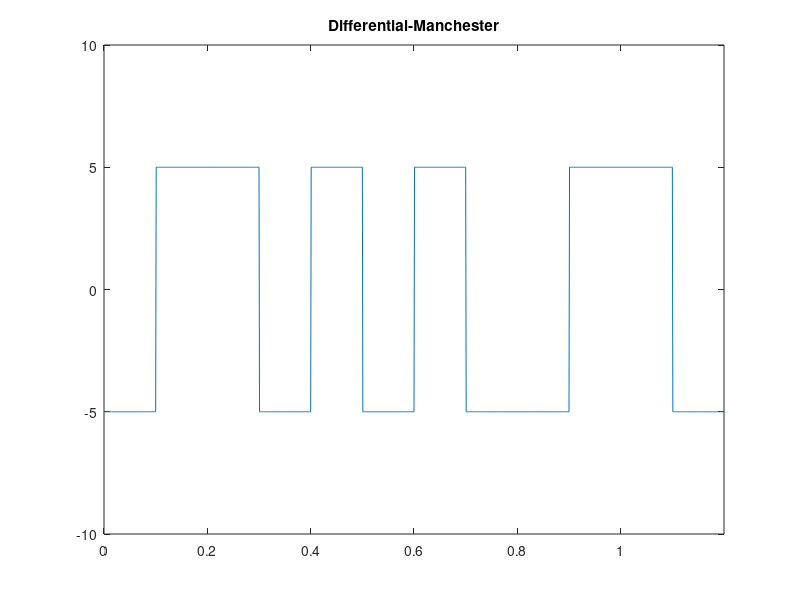

Write the MATLAB code that produced this figure.
clear;

bits = [0,1,0,0,1,1];

prompt = 'What is the voltage? ';
voltage = input(prompt);

prompt = 'What is the bit_rate? ';
bit_rate = input(prompt);

sign = 1;
tmp=voltage;
in = 1;
voltage = sign*voltage;

for i = 1:length(bits)
    if(bits(i)==0)
        y_level(in) = -voltage;
        y_level(in+1) = voltage;
    else
        y_level(in) = voltage;
        y_level(in+1) = -voltage;
        voltage = -voltage;
    end
    in = in + 2;
end


frequency = 1000;
voltage=tmp;
bit_rate = bit_rate*2;
Time = length(bits)*2/bit_rate;
dt = 1/frequency;
time = 0:dt:Time;

x = 1;
for i = 1:length(time)
    y_value(i)= y_level(x);
    if time(i)*bit_rate>=x
        x= x+1;
    end
end

plot(time,y_value);
axis([0 Time -voltage*2 voltage*2]);

% demodulation
i=1;
in=1;
st=1;
tmp=1*sign;

for j=1:length(time)
    dm = y_value(j)/voltage;
    if time(j)*bit_rate>=i
        if mod(in,2)==1
            if dm ~=tmp
                ans_bits(st)=0;
            else
                ans_bits(st)=1;
                tmp =  -tmp; %middle a trasition ghotlo
            end
            st = st + 1;
        end
        i=i+1;
        in= in+1;
    end
end

title('Differential-Manchester');
disp('Orginal bits : ')
disp(bits);
disp('Demodulation : ')
disp(ans_bits)